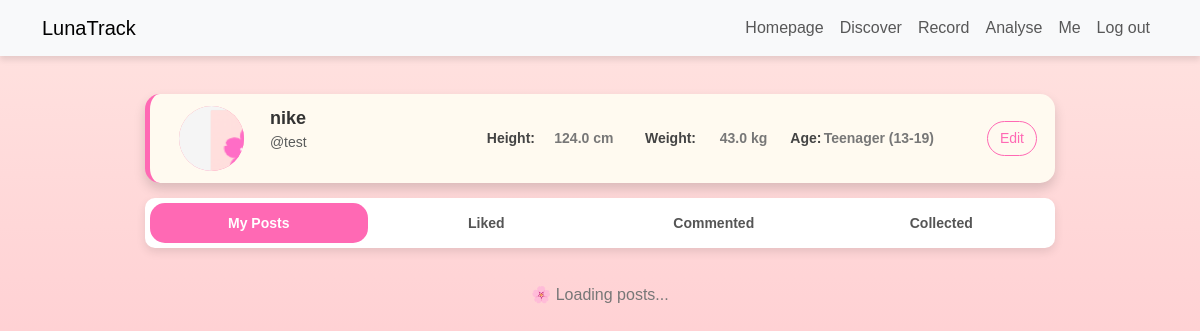
Page /users/me/ (signed in) on the earlier database version.
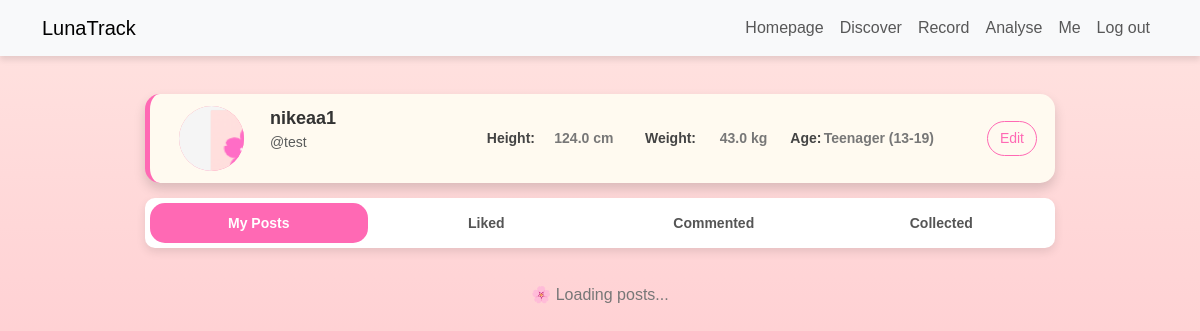
Same page on the later database version.
### users/models.py (models this page shows, shortened)
class UserProfile(AbstractUser):
    nickname = models.CharField(max_length=50, blank=True, null=True, verbose_name="Nickname", default="Mysterious User")
    avatar = models.ImageField(upload_to="avatars/", default="avatars/default.jpg", blank=True, null=True)
    email = models.EmailField(unique=True)
    height = models.FloatField(blank=True, null=True, verbose_name="Height (cm)")
    weight = models.FloatField(blank=True, null=True, verbose_name="Weight (kg)")
    AGE_GROUPS = [
        ("teen", "Teenager (13-19)"),
        ("young_adult", "Young Adult (20-35)"),
        ("middle_aged", "Middle-Aged (36-55)"),
        ("senior", "Senior (56+)"),
    ]
    age_group = models.CharField(max_length=15, choices=AGE_GROUPS, blank=True, null=True, verbose_name="Age Group")
    liked_posts = models.ManyToManyField("community.Post", related_name="liked_by", blank=True)
    collected_posts = models.ManyToManyField("community.Post", related_name="collected_by", blank=True)

### users/views.py (the view)
# urls.py: path("me/", me_view, name="me"),
@login_required
def me_view(request):
    user = request.user
    context = {
        "user": user,
    }
    return render(request, "users/me.html", context)

### users/templates/users/me.html (shortened to what this page needs)
{% extends "base.html" %}
{% load static %}
{% block content %}
<div class="d-flex flex-column align-items-center">
    <div class="profile-card">
        <div class="profile-section avatar-section">
            <div class="avatar-container">
                <img src="{{ user.avatar.url }}" class="profile-avatar">
            </div>
        </div>
        <div class="profile-section info-section">
            <h3 class="nickname">{{ user.nickname|default:user.username }}</h3>
            <p class="text-muted username">@{{ user.username }}</p>
        </div>
        <div class="profile-section stats-section">
            <p class="sub stats-section">
                <span class="label">Height:</span>
                <span class="value">{{ user.height|default:"--" }} cm</span>
            </p>
            <p class="sub stats-section">
                <span class="label">Weight:</span>
                <span class="value">{{ user.weight|default:"--" }} kg</span>
            </p>
            <p class="sub stats-section">
                <span class="label">Age:</span>
                <span class="value">{{ user.get_age_group_display|default:"--" }}</span>
            </p>
        </div>
        <div class="profile-section edit-section">
            <button class="btn btn-outline-pink edit-profile">Edit</button>
        </div>
    </div>
    <nav class="post-tabs">
        <button class="tab-btn active" data-target="created">My Posts</button>
        <button class="tab-btn" data-target="liked">Liked</button>
        <button class="tab-btn" data-target="commented">Commented</button>
        <button class="tab-btn" data-target="collected">Collected</button>
    </nav>
    <div class="post-content">
        <p class="empty-posts">🌸 Loading posts...</p>
    </div>
</div>
<link rel="stylesheet" href="{% static 'css/me.css' %}">
{% endblock %}

### templates/base.html (shortened to what this page needs)
{% load static %}
<!DOCTYPE html>
<html lang="zh">
<head>
    <link rel="stylesheet" href="https://cdn.jsdelivr.net/npm/bootstrap@5.3.0/dist/css/bootstrap.min.css">
    <link rel="stylesheet" href="{% static 'css/base.css' %}">
</head>
<body data-user-authenticated="{{ user.is_authenticated|lower }}">
    <nav class="navbar navbar-expand-lg navbar-light bg-light">
        <div class="container">
            <a class="navbar-brand" href="{% url 'home' %}">LunaTrack</a>
            <div class="collapse navbar-collapse" id="navbarNav">
                <ul class="navbar-nav ms-auto">
                    <li class="nav-item"><a class="nav-link" href="{% url 'home' %}">Homepage</a></li>
                    <li class="nav-item"><a class="nav-link" href="{% url 'discover' %}">Discover</a></li>
                    {% if user.is_authenticated %}
                        <li class="nav-item"><a class="nav-link" href="{% url 'record' %}">Record</a></li>
                        <li class="nav-item"><a class="nav-link" href="{% url 'analyse' %}">Analyse</a></li>
                        <li class="nav-item"><a class="nav-link" href="{% url 'me' %}">Me</a></li>
                        <li class="nav-item">
                            <a class="nav-link" href="{% url 'logout' %}">Log out</a>
                        </li>
                    {% else %}
                        <li class="nav-item"><a class="nav-link" href="{% url 'login' %}">Login</a></li>
                        <li class="nav-item"><a class="nav-link" href="{% url 'register' %}">Sign Up</a></li>
                    {% endif %}
                </ul>
            </div>
        </div>
    </nav>
    <div class="container mt-4">
        {% block content %}
        {% endblock %}
    </div>
</body>
</html>

### static/css/base.css (style rules this page uses)
.navbar { position: fixed; top: 0; left: 0; width: 100%; z-index: 1030; background-color: #f8f9fa; box-shadow: 0px 4px 6px rgba(0, 0, 0, 0.1); }
body { padding-top: 80px; }

### static/css/me.css (style rules this page uses)
html, body { height: 100%; margin: 0; padding: 0; }
body { background: linear-gradient(to bottom, #ffe4e1, #ffb6c1); background-attachment: fixed; font-family: 'Arial', sans-serif; min-height: 100vh; display: flex; flex-direction: column; }
.container.mt-4 { width: 90%; max-width: 950px; padding: 20px; }
.d-flex { margin-top: 50px; }
.profile-card { display: flex; align-items: center; justify-content: space-between; background: #fffaf0; border-radius: 15px; padding: 12px 18px; box-shadow: 0px 6px 12px rgba(0, 0, 0, 0.15); border-left: 5px solid #ff69b4; margin-bottom: 15px; max-width: 950px; transition: all 0.3s ease-in-out; flex-wrap: wrap; width: 100%; }
.avatar-section { flex: 0 0 10%; display: flex; justify-content: center; align-items: center; }
.avatar-container { width: 65px; height: 65px; border-radius: 50%; overflow: hidden; background: linear-gradient(135deg, #ff9a9e, #ff69b4); display: flex; align-items: center; justify-content: center; }
.profile-avatar { width: 100%; height: 100%; object-fit: cover; }
.value { font-size: 14px; color: #777; }
.info-section { flex: 0 0 25%; text-align: left; padding-left: 15px; }
.nickname { margin-bottom: 3px; font-size: 18px; font-weight: bold; color: #333; }
.username { font-size: 14px; color: #777; }
.stats-section { flex: 1; display: flex; align-items: center; justify-content: space-around; font-size: 14px; text-align: center; flex-wrap: wrap; color: #444; font-weight: bold; }
.sub.stats-section { margin: 5px; }
.profile-section.stats-section { padding-right: 10px; }
.edit-section { flex: 0 0 10%; text-align: right; }
.edit-profile { background: transparent; border: 1px solid #ff69b4; color: #ff69b4; padding: 6px 12px; border-radius: 25px; cursor: pointer; font-size: 14px; transition: all 0.3s ease; }
.post-tabs { display: flex; justify-content: space-around; max-width: 950px; background: white; border-radius: 10px; box-shadow: 0px 4px 10px rgba(0, 0, 0, 0.1); margin-bottom: 15px; overflow: hidden; width: 100%; }
.tab-btn { flex: 1; text-align: center; margin: 5px; min-height: 40px; border: none; cursor: pointer; font-size: 14px; font-weight: bold; background: none; border-radius: 5px; transition: all 0.3s ease; color: #555; white-space: wrap; }
.tab-btn.active { background: #ff69b4; color: white; border-radius: 15px; }
.post-content { width: 100%; margin: 0 auto; }
.empty-posts { text-align: center; font-size: 16px; color: #777; padding: 20px; }

Differences in the rows shown:
changed UserProfile "test": nickname "nike" → "nikeaa1"
